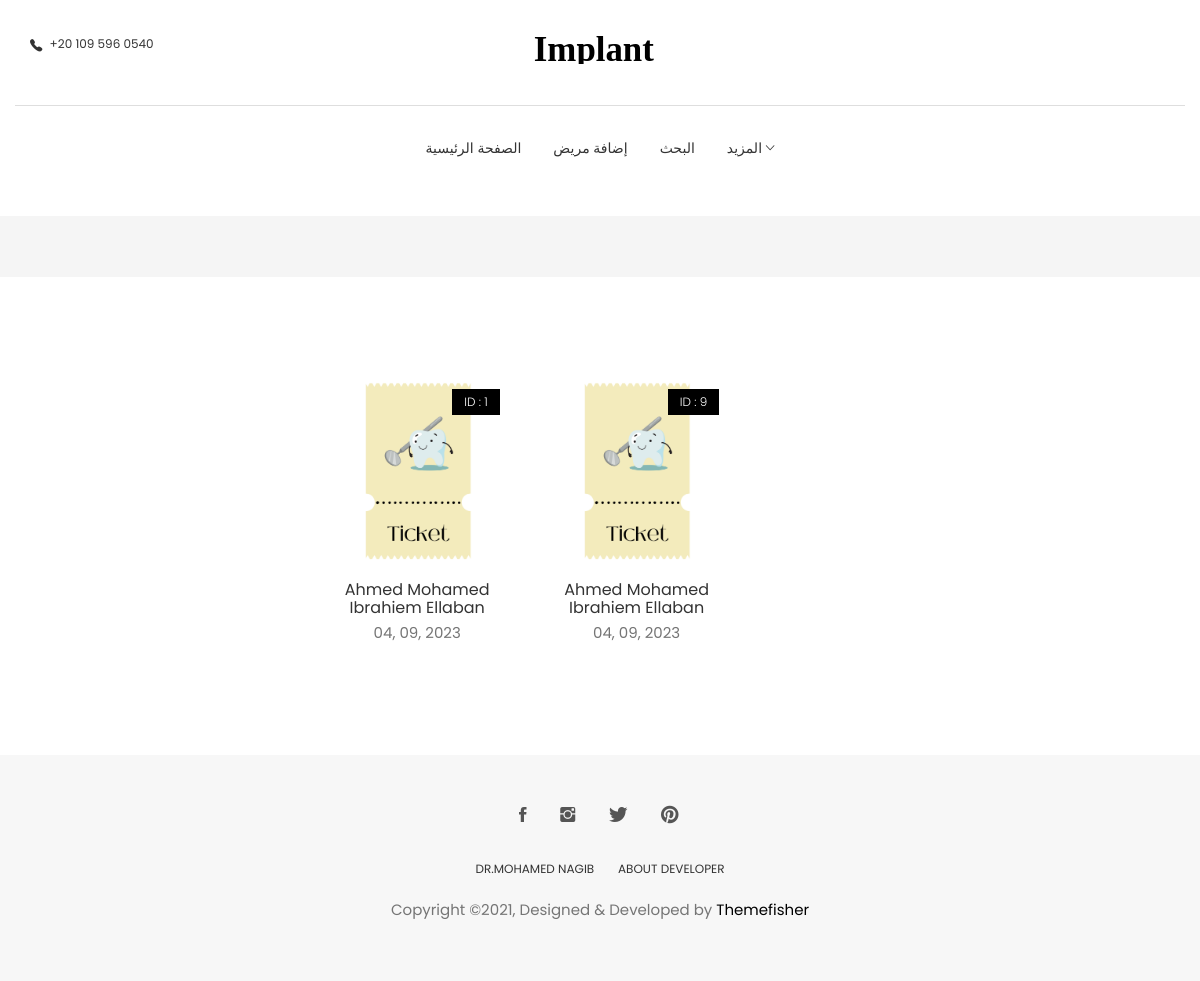
/patient/patient_details/operations/get_all_prescription/1 (signed in), run on the app's committed database.
### patient/models.py (models this page shows, shortened)
class Prescription(models.Model):
    id = models.AutoField(primary_key=True, null=False, blank=False)
    patient = models.ForeignKey(Patient, null=False, blank=False, on_delete=models.CASCADE)
    user = models.ForeignKey(User, blank=False, null=False, on_delete=models.DO_NOTHING)
    operation = models.ForeignKey(Operation, on_delete=models.CASCADE)
    datetime = models.DateTimeField(auto_now_add=True, auto_created=True)
    medicine = models.TextField(max_length=500)

class Patient(models.Model):
    id = models.AutoField(primary_key=True, null=False, blank=False)
    user = models.ForeignKey(User, on_delete=models.DO_NOTHING)
    full_name = models.CharField(max_length=40, null=False, blank=False)
    phone = models.CharField(max_length=11, null=True, blank=False)
    age = models.IntegerField(null=True, blank=True, default=0)
    city = models.CharField(max_length=15, null=False, blank=False)
    description = models.TextField(max_length=1000)

### patient/views.py (the view)
# urls.py: path('patient_details/operations/get_all_prescription/<int:id>', get_all_prescription, name='get_all_prescription'),
@login_required
def get_all_prescription(request, *args, **kwargs):
    patient = get_object_or_404(Patient, id=kwargs['id'])
    all_prescriptions = Prescription.objects.filter(patient=patient)
    context = {
        "page_title": "الادوية",
        "all_prescriptions": all_prescriptions,
    }
    return render(request, 'all_prescriptions.html', context)

### patient/templates/all_prescriptions.html (shortened to what this page needs)
{% extends 'base.html' %}
{% load static %}
{% load bootstrap4 %}
{% block patients %}
			{% for prescription in all_prescriptions %}
			<div class="col-md-3">
				<div class="product-item">
					<div class="product-thumb">
						<span class="bage">ID : {{prescription.id}}</span>
						<img class="img-responsive" src="{% static 'images/Ticket.png' %}" alt="Ticket-img" />
					</div>
					<div class="product-content">
						<h4>{{prescription.patient.full_name}}</h4>
						<p class="price">{{prescription.datetime |date:" d, m, Y"}}</p>
					</div>
				</div>
			</div>
			{% endfor %}
{% endblock %}

### static/css/style.css (style rules this page uses)
body { line-height: 1.5; font-family: "Poppins", sans-serif; -webkit-font-smoothing: antialiased; }
p { font-family: "Poppins", sans-serif; color: #757575; font-size: 15px; }
h1, h2, h3, h4, h5, h6 { font-family: "Poppins", sans-serif; }
h1, h2, h3, h4, h5, h6 { font-weight: 400; }
.product-item { margin-bottom: 30px; }
.product-item .product-thumb { position: relative; }
.product-item .product-thumb img { width: 100%; height: auto; }
.product-item .product-thumb .bage { position: absolute; top: 12px; right: 12px; background: #000; color: #fff; font-size: 12px; padding: 4px 12px; font-weight: 300; display: inline-block; }
.product-item .product-thumb:before { transition: 0.3s all; opacity: 0; background: rgba(0, 0, 0, 0.6); content: ""; position: absolute; top: 0; right: 0; left: 0; bottom: 0; }
.product-item .product-content { text-align: center; }
.product-item .product-content h4 { font-size: 16px; font-weight: 400; margin-top: 15px; margin-bottom: 6px; }

### data on the page
Prescription: id "1", patient.full_name "Ahmed Mohamed Ibrahiem Ellaban", datetime "04, 09, 2023"
Prescription: id "9", patient.full_name "Ahmed Mohamed Ibrahiem Ellaban", datetime "04, 09, 2023"
